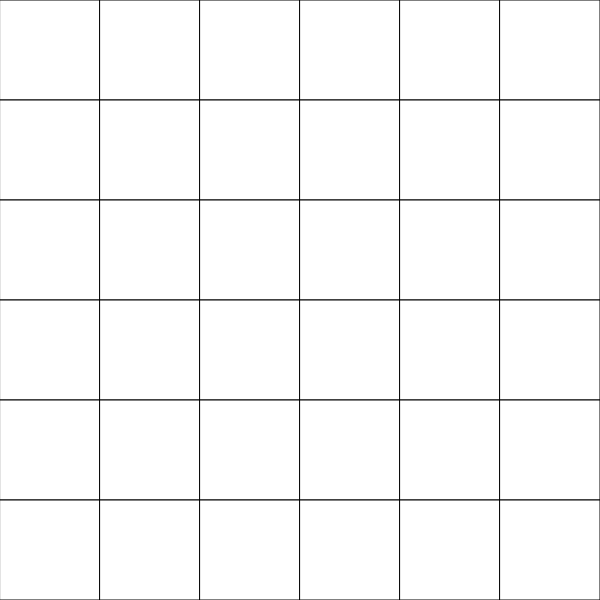
Frame 1 (no input)
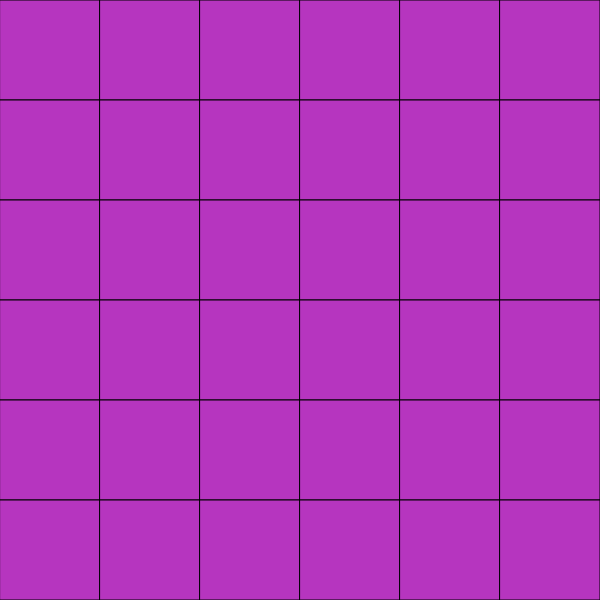
Frame 60 (no input)
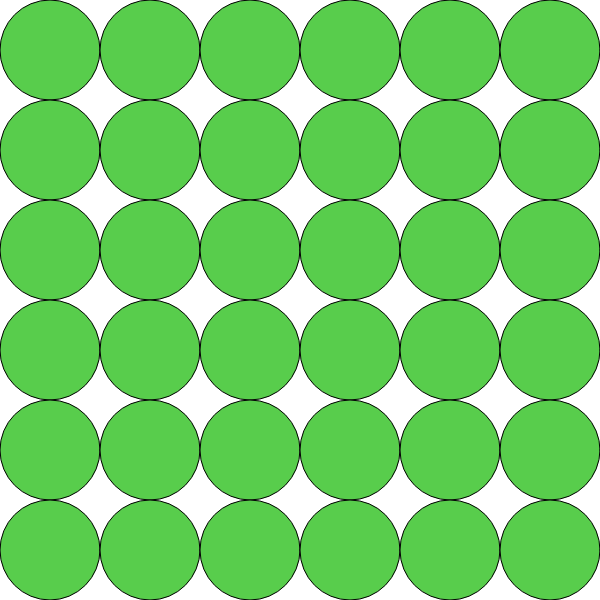
Frame 120 (the mouse pressed at the canvas centre since frame 60)

The p5.js sketch that drew these frames (run headless with seeded random() and noise() and a simulated clock; from frame 60 on, the mouse is pressed at the canvas centre):

// p5.js sketch
// ── sketch.js


function setup() {
    createCanvas(600, 600);
    rectMode(CENTER);
}

function draw() {
    background(255);
    if (frameCount % 50 === 0) {
        fill(getRandomColour());
    }
    for (let x = 50; x < width; x += 100) {
        for (let y = 50; y < width; y += 100) {
            if (mouseIsPressed) {
                circle(x, y, 100);
            } else {
                square(x, y, 100);
            }
        }
    }
}


/**
 * Gets a random colour.
 * @returns {p5.Color} An RGB colour.
 */
function getRandomColour() {
    return color(random(255), random(255), random(255));
}

// ── Q12.html
<!DOCTYPE html>
<html lang="en">
  <head>
    <meta charset="utf-8" />
    <meta name="viewport" content="width=device-width, initial-scale=1.0">

    <title>PDM1 - Exam Practice Exercises - Q12 Solution</title>

    <link href="https://cdn.jsdelivr.net/npm/bootstrap@5.3.1/dist/css/bootstrap.min.css" rel="stylesheet" integrity="sha384-4bw+/aepP/YC94hEpVNVgiZdgIC5+VKNBQNGCHeKRQN+PtmoHDEXuppvnDJzQIu9" crossorigin="anonymous">
    <link rel="stylesheet" type="text/css" href="./lib/main-styles.css">
    <script src="https://cdn.jsdelivr.net/npm/bootstrap@5.3.1/dist/js/bootstrap.bundle.min.js" integrity="sha384-HwwvtgBNo3bZJJLYd8oVXjrBZt8cqVSpeBNS5n7C8IVInixGAoxmnlMuBnhbgrkm" crossorigin="anonymous"></script>
    <script src="./lib/libraries/p5.min.js"></script>
  </head>

  <body>
    <h1>Q12 Solution</h1>
    <script src="sketch.js"></script>
  </body>
</html>
